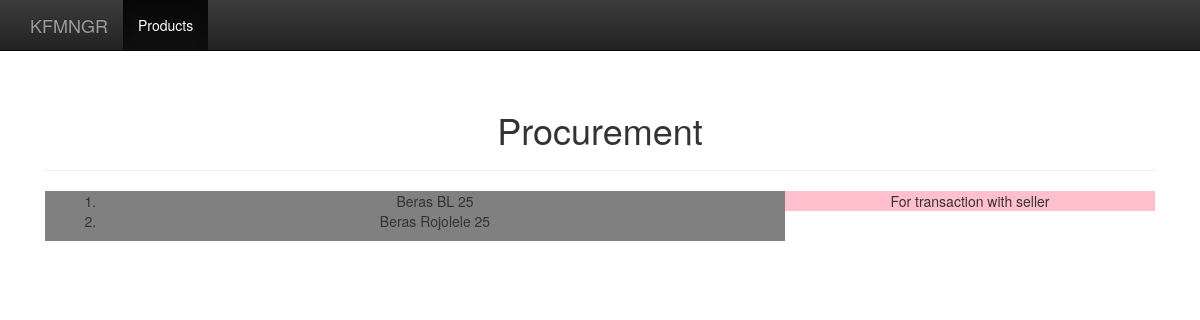
The app's page /transaction/, older data.
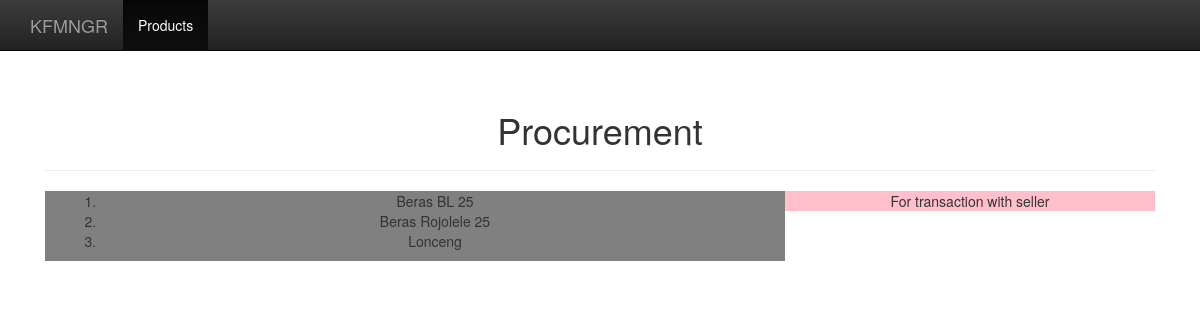
The same page, newer data.
### products/models.py (models this page shows, shortened)
class Product(models.Model):
    name = models.CharField(max_length=100)
    price = models.IntegerField(default=0)
    detail = models.CharField(max_length=100)
    weight = models.IntegerField(default=0)
    stock = models.IntegerField(default=0)
    created_at = models.DateTimeField(auto_now_add = True, auto_now = False)
    updated_at = models.DateTimeField(auto_now_add = False, auto_now = True)
    @staticmethod
    def get_all_products():
        return Product.objects.all()

### transactions/views.py (the view)
# urls.py: url(r'^transaction/$', buying, name='buying'),
def buying(request):
    products = Product.get_all_products()
    return render(request, 'buying.html', {'products':products})

### transactions/templates/buying.html (shortened to what this page needs)
{% extends 'base.html' %}
{% block content %}
<h1>Procurement</h1>
<hr>
<div class="col-md-8" style="background: grey;">
  <ol>
  {% for product in products %}
    <li>
      {{product.name}}
    </li>
  {% endfor %}
  </ol>
</div>
<div class="col-md-4" style="background: pink;">
  For transaction with seller
</div>
{% endblock %}

Row changes from the older to the newer data that the page shows:
added Product: name "Lonceng"
